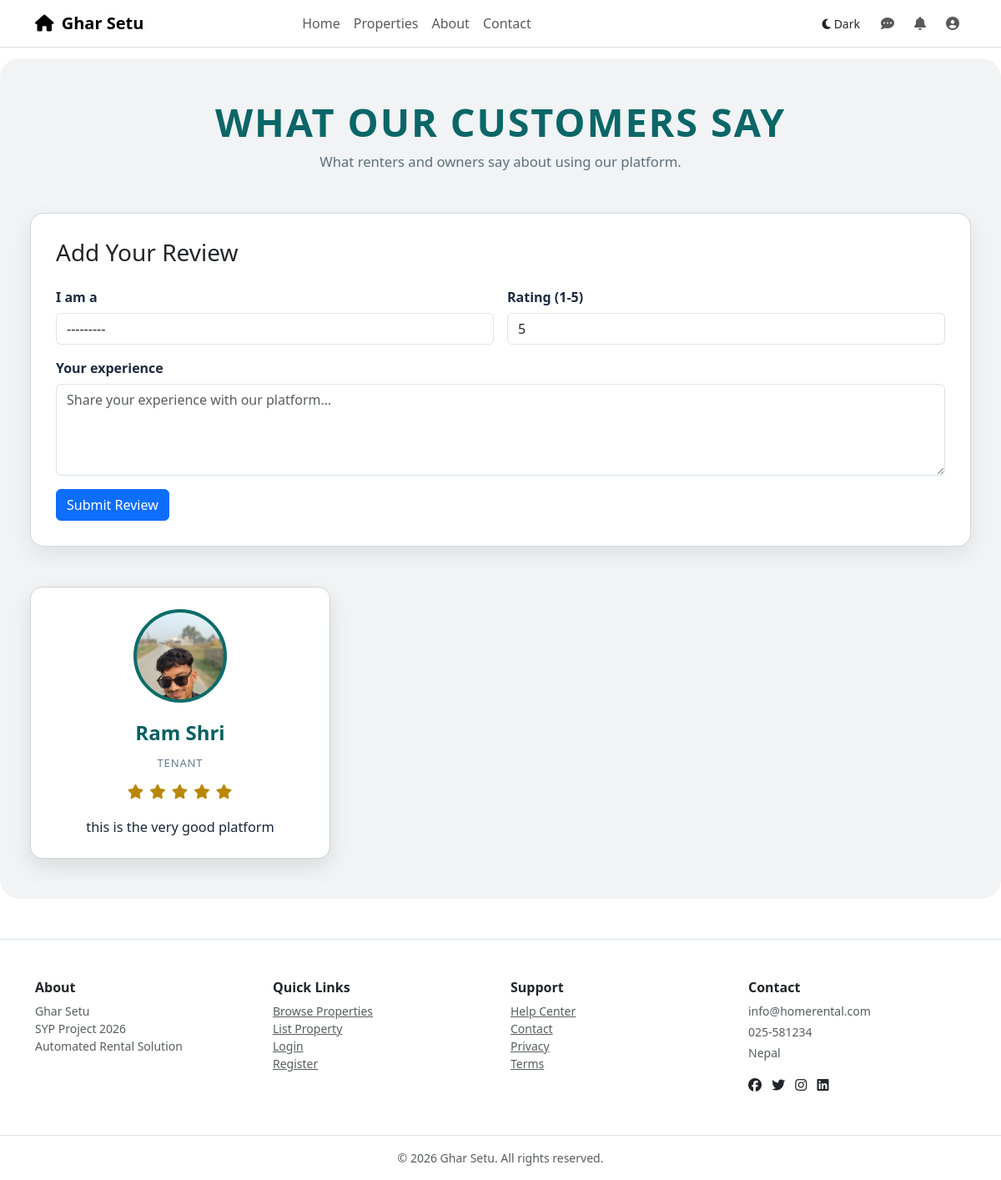
Screenshot of /reviews/ (signed in) with the database file from the repository.
### home/models.py (models this page shows, shortened)
class Testimonial(models.Model):
    ROLE_CHOICES = (
        ("tenant", "Tenant"),
        ("owner", "Property Owner"),
    )
    RATING_CHOICES = (
        (1, "1"),
        (2, "2"),
        (3, "3"),
        (4, "4"),
        (5, "5"),
    )
    user = models.ForeignKey(User, on_delete=models.CASCADE, related_name="testimonials")  # User who wrote testimonial
    role = models.CharField(max_length=20, choices=ROLE_CHOICES)  # Role of the user (tenant or owner)
    rating = models.PositiveSmallIntegerField(choices=RATING_CHOICES, default=5)  # Star rating (1-5)
    message = models.TextField(max_length=400)  # Testimonial text/feedback
    created_at = models.DateTimeField(auto_now_add=True)  # When testimonial was created

class Profile(models.Model):
    user = models.OneToOneField(User, on_delete=models.CASCADE, related_name="profile")  # One-to-one link to User
    phone_number = models.CharField(max_length=20, blank=True)  # User's contact phone number
    image = models.ImageField(upload_to="profile_images/", blank=True, null=True)  # User's profile picture

### home/views.py (the view)
# urls.py: path('reviews/', views.reviews, name='reviews'),  # Reviews/testimonials page
def reviews(request):
    if request.method == "POST":
        if not request.user.is_authenticated:
            return redirect("login")
        testimonial_form = TestimonialForm(request.POST)
        if testimonial_form.is_valid():
            testimonial = testimonial_form.save(commit=False)
            testimonial.user = request.user
            testimonial.save()
            return redirect("reviews")
    else:
        testimonial_form = TestimonialForm()
    testimonials = Testimonial.objects.select_related("user").order_by("-created_at")
    return render(
        request,
        "reviews.html",
        {
            "testimonials": testimonials,
            "testimonial_form": testimonial_form,
        },
    )

### home/forms.py
class TestimonialForm(forms.ModelForm):
    class Meta:
        model = Testimonial
        fields = ["role", "rating", "message"]
        widgets = {
            "rating": forms.Select(),  # Dropdown for rating selection
            "message": forms.Textarea(  # Textarea for longer feedback
                attrs={
                    "rows": 4,
                    "placeholder": "Share your experience with our platform...",
                }
            )
        }
    def __init__(self, *args, **kwargs):
        super().__init__(*args, **kwargs)
        for field in self.fields.values():
            field.widget.attrs["class"] = "form-control"

### HomeRental/home/templates/reviews.html (shortened to what this page needs)
{% extends "layout.html" %}
{% block content %}
<section class="container reviews-page py-4 py-lg-5">
  <div class="text-center mb-4 mb-lg-5">
    <h1 class="reviews-title mb-2">What Our Customers Say</h1>
    <p class="reviews-subtitle mb-0">What renters and owners say about using our platform.</p>
  </div>
  <div class="review-form-wrap mb-4 mb-lg-5">
    {% if request.user.is_authenticated %}
      <h2 class="h3 mb-4">Add Your Review</h2>
      <form method="post" action="{% url 'reviews' %}">
        <div class="row g-3">
          <div class="col-12 col-md-6">
            <label class="review-form-label" for="{{ testimonial_form.role.id_for_label }}">I am a</label>
            {{ testimonial_form.role }}
          </div>
          <div class="col-12 col-md-6">
            <label class="review-form-label" for="{{ testimonial_form.rating.id_for_label }}">Rating (1-5)</label>
            {{ testimonial_form.rating }}
          </div>
          <div class="col-12">
            <label class="review-form-label" for="{{ testimonial_form.message.id_for_label }}">Your experience</label>
            {{ testimonial_form.message }}
          </div>
          <div class="col-12">
            <button type="submit" class="btn btn-primary">Submit Review</button>
          </div>
        </div>
      </form>
    {% else %}
      <p class="mb-0">
        <a href="{% url 'login' %}">Login</a> to rate us and share your experience.
      </p>
    {% endif %}
  </div>
  <div class="row g-3 g-lg-4">
    {% for testimonial in testimonials %}
      <div class="col-12 col-md-6 col-lg-4">
        <article class="review-card">
          <div class="review-avatar" aria-hidden="true">
            {% if testimonial.user.profile.image %}
              <img src="{{ testimonial.user.profile.image.url }}" alt="{{ testimonial.user.username }} profile photo" loading="lazy">
            {% else %}
              <span>{{ testimonial.user.username|slice:":1"|upper }}</span>
            {% endif %}
          </div>
          <p class="review-user">{{ testimonial.user.get_full_name|default:testimonial.user.username }}</p>
          <p class="review-role">{{ testimonial.get_role_display }}</p>
          <div class="review-stars" aria-label="{{ testimonial.rating }} out of 5 stars">
            <i class="{% if testimonial.rating >= 1 %}fa-solid{% else %}fa-regular{% endif %} fa-star"></i>
            <i class="{% if testimonial.rating >= 2 %}fa-solid{% else %}fa-regular{% endif %} fa-star"></i>
            <i class="{% if testimonial.rating >= 3 %}fa-solid{% else %}fa-regular{% endif %} fa-star"></i>
            <i class="{% if testimonial.rating >= 4 %}fa-solid{% else %}fa-regular{% endif %} fa-star"></i>
            <i class="{% if testimonial.rating >= 5 %}fa-solid{% else %}fa-regular{% endif %} fa-star"></i>
          </div>
          <p class="review-message">{{ testimonial.message }}</p>
        </article>
      </div>
    {% empty %}
      <div class="col-12">
        <div class="review-empty">No testimonials yet. Be the first to share your experience.</div>
      </div>
    {% endfor %}
  </div>
</section>
{% endblock %}

### static/css/site.css (style rules this page uses)
:root { --notif-title-color: #1f2d3d; --notif-subtitle-color: #6c757d; --notif-unread-bg: rgba(13, 110, 253, 0.05); --notif-card-unread-bg: rgba(13, 110, 253, 0.03); --theme-light-surface: #f8f9fa; --theme-light-surface-border: rgba(31, 45, 61, 0.08); }

### HomeRental/home/templates/reviews.html (style rules this page uses)
.reviews-page { max-width: 1200px; background: #f1f3f4; border-radius: 1.5rem; padding-inline: clamp(1rem, 3vw, 2.5rem); padding-block: clamp(1.5rem, 3.5vw, 3rem); }
.reviews-title { font-size: clamp(1.95rem, 3.9vw, 3.15rem); font-weight: 800; color: #0b6667; letter-spacing: 0.04em; text-transform: uppercase; }
.reviews-subtitle { color: #5d6f7d; font-size: 1.04rem; }
.review-form-wrap { border-radius: 1rem; border: 1px solid #d2d8de; background: #ffffff; box-shadow: 0 10px 24px rgba(16, 27, 41, 0.08); padding: clamp(1.25rem, 2.5vw, 2rem); }
.review-form-label { font-weight: 700; color: #1b2b3f; margin-bottom: 0.45rem; }
.review-card { border-radius: 0.9rem; border: 1px solid #cdd4da; background: #ffffff; box-shadow: 0 10px 24px rgba(16, 27, 41, 0.1); padding: 1.65rem 1.35rem 1.5rem; height: 100%; text-align: center; transition: transform 0.2s ease, box-shadow 0.2s ease; }
.review-avatar { width: 112px; height: 112px; border-radius: 999px; margin: 0 auto 1.1rem; border: 4px solid #0b6c68; background: linear-gradient(160deg, #1a8f8a, #0c6d68); display: grid; place-items: center; color: #ffffff; font-size: 2.1rem; font-weight: 800; line-height: 1; overflow: hidden; }
.review-avatar img { width: 100%; height: 100%; object-fit: cover; display: block; }
.review-stars { color: #b88703; margin-bottom: 1rem; font-size: 1.08rem; letter-spacing: 0.08rem; }
.review-message { color: #182535; font-size: 1.02rem; line-height: 1.6; margin: 0; }
.review-user { margin: 0 0 0.55rem; font-weight: 700; color: #055f60; font-size: clamp(1.35rem, 2vw, 1.95rem); }
.review-role { margin: 0 0 0.7rem; color: #67798b; font-size: 0.82rem; text-transform: uppercase; letter-spacing: 0.06em; }

### rows the page displays
Testimonial: user.profile.image (picture), user.get_full_name "Ram Shri", role "TENANT", message "this is the very good platform"
